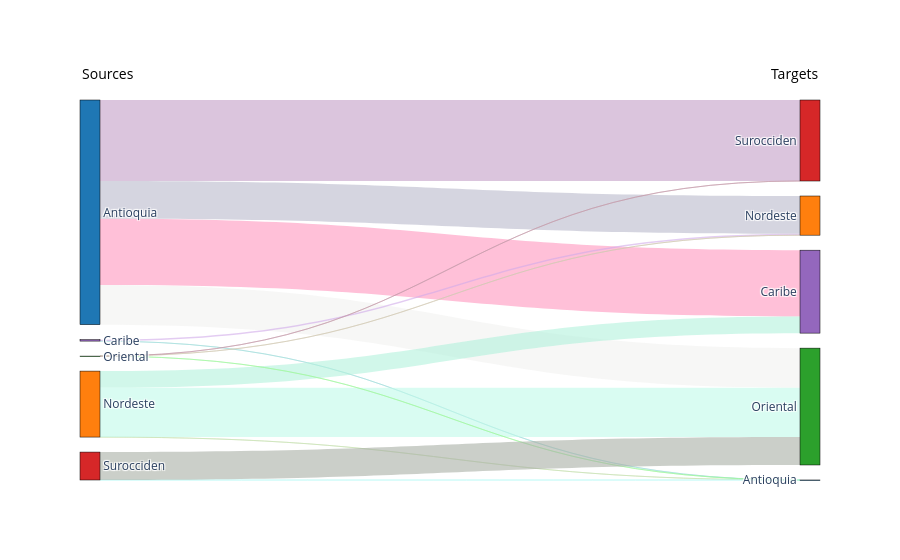

Source (notebook cell):
### Code cell
dispatch_tx = pd.read_csv(model_outputs_path+'DispatchTx.csv')
dispatch_tx = dispatch_tx.groupby(['TRANS_TIMEPOINTS_1','TRANS_TIMEPOINTS_2']).agg({
    'DispatchTx' : 'sum'
}).reset_index()

labels = pd.read_csv(model_inputs_path+'load_zones.csv')['LOAD_ZONE'].tolist()
# Transform TRANS_TIMEPOINTS_1 column into indices
dispatch_tx['TRANS_TIMEPOINTS_1'] = pd.Categorical(
    dispatch_tx['TRANS_TIMEPOINTS_1'], categories=labels).codes
# Transform TRANS_TIMEPOINTS_2 column into indices
dispatch_tx['TRANS_TIMEPOINTS_2'] = len(labels) + pd.Categorical(
    dispatch_tx['TRANS_TIMEPOINTS_2'], categories=labels).codes

labels.extend(labels)
import plotly.graph_objects as go
# Extract columns from the DataFrame
source = dispatch_tx["TRANS_TIMEPOINTS_1"].tolist()
target = dispatch_tx["TRANS_TIMEPOINTS_2"].tolist()
value = dispatch_tx["DispatchTx"].tolist()

# Define colors for nodes
node_colors = ["#1f77b4", "#ff7f0e", "#2ca02c", "#d62728", "#9467bd"]
node_colors.extend(node_colors)

# Function to generate soft random colors
import random
def generate_color():
    r = random.randint(150, 255)  # Red component (light)
    g = random.randint(150, 255)  # Green component (light)
    b = random.randint(150, 255)  # Blue component (light)
    a = 0.6
    return f"rgba({r}, {g}, {b}, {a})"

# Generate soft random colors for links
link_colors = [generate_color() for _ in range(len(source))]

# Create the Sankey diagram
fig = go.Figure(data=[go.Sankey(
    node=dict(
        pad=15,  # Space between nodes
        thickness=20,  # Thickness of nodes
        line=dict(color="black", width=0.5),
        label=labels,
        color=node_colors
    ),
    link=dict(
        source=source,  # Indices of the source nodes
        target=target,  # Indices of the target nodes
        value=value,    # Values of the links
        color=link_colors  # Assign colors to links
    )
)])

# Add annotations and styling
fig.update_layout(
    annotations=[
        dict(
            x=0, y=1.1,
            xref="paper", yref="paper",
            text="Sources",
            showarrow=False,
            font=dict(size=14, color="black")
        ),
        dict(
            x=1, y=1.1,
            xref="paper", yref="paper",
            text="Targets",
            showarrow=False,
            font=dict(size=14, color="black")
        )
    ],
    plot_bgcolor="white",  # Background color
    paper_bgcolor="white"  # Paper color
)

# Show the figure
fig.show()

### Figure 1 — Plotly figure (JSON) as saved in the notebook; plotly's stock layout.template omitted (floating-point values rounded to 4 significant figures)
{"data": [{"link": {"color": ["rgba(255, 151, 190, 0.6)", "rgba(185, 185, 204, 0.6)", "rgba(242, 242, 241, 0.6)", "rgba(196, 159, 199, 0.6)", "rgba(163, 222, 220, 0.6)", "rgba(208, 170, 233, 0.6)", "rgba(201, 226, 179, 0.6)", "rgba(179, 242, 220, 0.6)", "rgba(192, 251, 234, 0.6)", "rgba(161, 247, 158, 0.6)", "rgba(210, 202, 181, 0.6)", "rgba(197, 155, 170, 0.6)", "rgba(184, 248, 246, 0.6)", "rgba(169, 175, 165, 0.6)"], "source": [0, 0, 0, 0, 4, 4, 1, 1, 1, 2, 2, 2, 3, 3], "target": [9, 6, 7, 8, 5, 6, 5, 9, 7, 5, 6, 8, 5, 7], "value": [2109000.0, 1201000.0, 1259000.0, 2576000.0, 546.3, 44810.0, 0.001695, 529200.0, 1569000.0, 0.001074, 0.001584, 0.001611, 0.001638, 888100.0]}, "node": {"color": ["#1f77b4", "#ff7f0e", "#2ca02c", "#d62728", "#9467bd", "#1f77b4", "#ff7f0e", "#2ca02c", "#d62728", "#9467bd"], "label": ["Antioquia", "Nordeste", "Oriental", "Surocciden", "Caribe", "Antioquia", "Nordeste", "Oriental", "Surocciden", "Caribe"], "line": {"color": "black", "width": 0.5}, "pad": 15, "thickness": 20}, "type": "sankey"}], "layout": {"annotations": [{"font": {"color": "black", "size": 14}, "showarrow": false, "text": "Sources", "x": 0, "xref": "paper", "y": 1.1, "yref": "paper"}, {"font": {"color": "black", "size": 14}, "showarrow": false, "text": "Targets", "x": 1, "xref": "paper", "y": 1.1, "yref": "paper"}], "paper_bgcolor": "white", "plot_bgcolor": "white"}}
